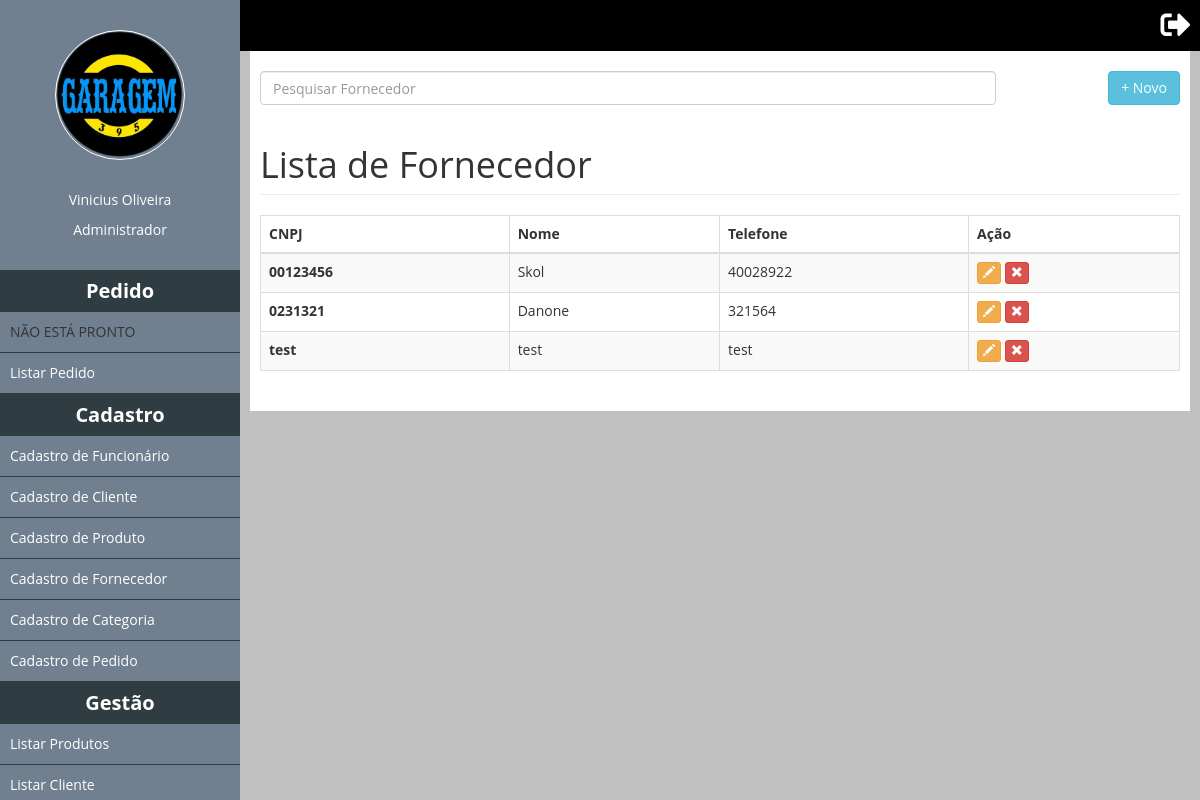
The app's page /ListaFornecedor (signed in) with its own data.
### tables this page shows
CREATE TABLE `tb_fornecedor_telefone` (
  `id` int(11) NOT NULL,
  `id_fornecedor` int(11) NOT NULL,
  `tel` varchar(20) NOT NULL
);

CREATE TABLE `tb_fornecedor` (
  `idfornecedor` int(11) NOT NULL,
  `fornecedor` varchar(255) NOT NULL,
  `cnpj` varchar(20) NOT NULL,
  `email` varchar(255) NOT NULL,
  `status` bit(1) NOT NULL
);

### classes/Mysql.php (called while the page is built)
<?php
	class Mysql
	{
		private static $pdo;
		public static function conectar(){
			if(self::$pdo == null){
				try{
					self::$pdo = new PDO('mysql:host='.HOST.';dbname='.DATABASE,USER,PASSWORD,array(PDO::MYSQL_ATTR_INIT_COMMAND => 'SET NAMES utf8'));
					self::$pdo->setAttribute(PDO::ATTR_ERRMODE,PDO::ERRMODE_EXCEPTION);
				}catch(Exception $e){
					echo '<h2>Erro ao conectar.</h2>';
				}
			}
			return self::$pdo;
		}
	}
?>

### pages/ListaFornecedor.php (the view, shortened to what this page needs)
<input id="pesquisaSlide" class="form-control left" placeholder="Pesquisar Fornecedor" />
<a href="<?php echo INCLUDE_PATH;?>CadastroFornecedor"><button type="button" class="btn btn-info right">+ Novo</button></a>
<h1 class="page-header">Lista de Fornecedor</h1>
			<div class="table-responsive">
				<table class="table table-striped table-bordered table-hover" id="list-thumbs">
			      	<thead>
				        <tr>
				          	<th>CNPJ</th>
				          	<th>Nome</th>
				          	<th>Telefone</th>
				          	<th>Ação</th>
				        </tr>
			      	</thead>
			  		<tbody>
			  			<?php
			  				$sql = MySql::conectar()->prepare("
								SELECT *
								FROM tb_fornecedor F
                                INNER JOIN tb_fornecedor_telefone T
                                ON idfornecedor = T.id_fornecedor
								WHERE F.status != 0
			  				");
			  				$sql->execute();
			  				$sql = $sql->fetchAll();
			  				foreach ($sql as $key => $value):
			  			?>
			    		<tr>
				          	<th><?php echo $value['cnpj'];?></th>
				          	<td><?php echo $value['fornecedor'];?></td>
				          	<td><?php echo $value['tel'];?></td>
				          	<td>
				          		<form method="post" style="display: inline-block;">
						            <button class="btn btn-warning btn-xs" title="Alterar" data-toggle="modal" data-target="#myModal" type="submit">
					              		<span class="glyphicon glyphicon-pencil" aria-hidden="true"></span>
						            </button>
						        </form>
						        <form method="post" style="display: inline-block;">
						            <button class="btn btn-danger btn-xs" title="Remover" type="submit" data-toggle="modal" data-target="#myModal" type="submit">
						              	<span class="glyphicon glyphicon-remove" aria-hidden="true"></span>
						            </button>
					            </form>
			      			</td>
			    		</tr>
			    		<?php endforeach;?>
			  		</tbody>
				</table>
			</div>
    	</div>
	</div>
</div>

### css/teste.css (style rules this page uses)
* { margin: 0; padding: 0; }
html, body { height: 100%; }
body { overflow-x: hidden; }
.left { float: left; }
.right { float: right; }
a { color: #fff; text-decoration: none; }
#pesquisaSlide { width: 80% !important; }

### css/style.css (style rules this page uses)
* { margin: 0; padding: 0; box-sizing: border-box; font-family: "Open Sans"; }
html, body { height: 100%; background-color: #DCDCDC; }
body { overflow-x: hidden; }

### records on screen
tb_fornecedor_telefone: id_fornecedor.cnpj "00123456", id_fornecedor.fornecedor "Skol", tel "40028922"
tb_fornecedor_telefone: id_fornecedor.cnpj "0231321", id_fornecedor.fornecedor "Danone", tel "321564"
tb_fornecedor_telefone: id_fornecedor.cnpj "test", id_fornecedor.fornecedor "test", tel "test"

### other values on screen
$_SESSION['name'] "Vinicius Oliveira"
$_SESSION['cargo'] "Administrador"
